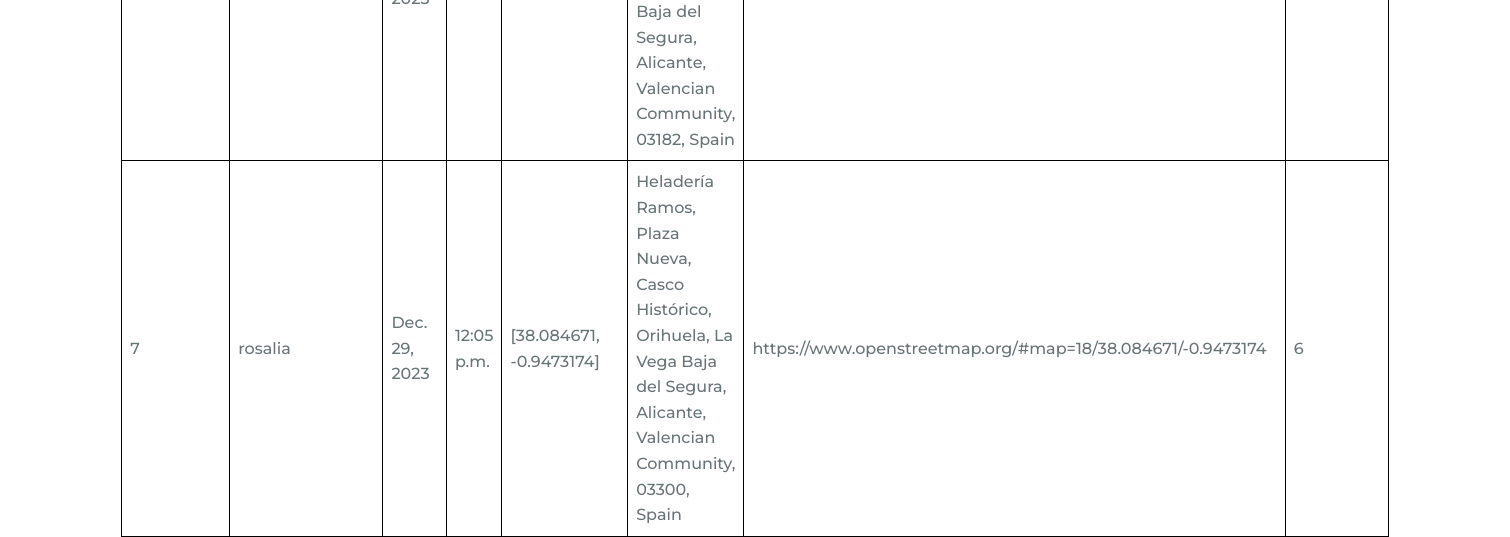
The app's page /vista_entrada/ (lower part), older data.
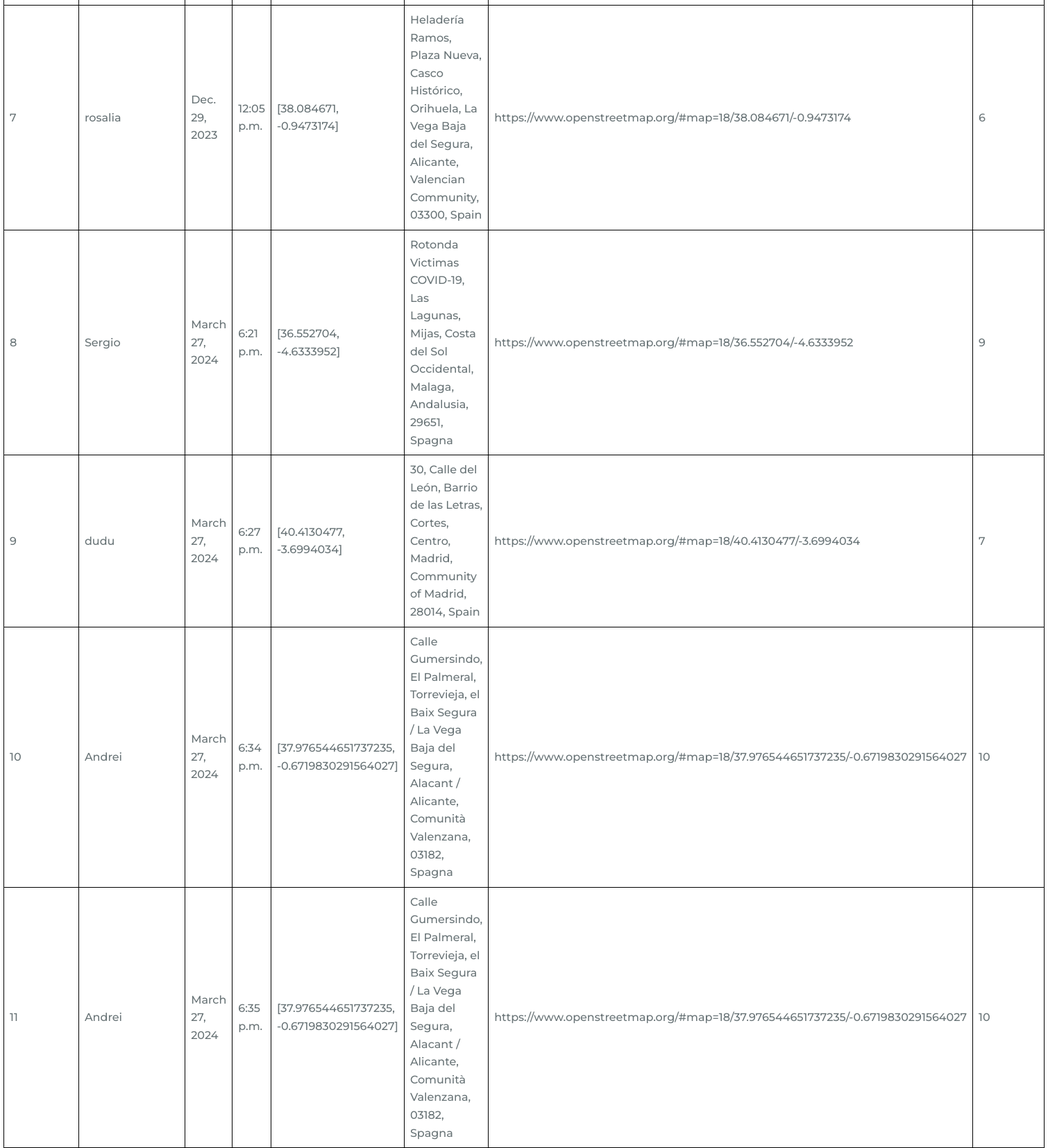
The same page, newer data.
### gestionEmpleados/models.py (models this page shows, shortened)
class Entrada(models.Model):
    id_entrada=models.AutoField(primary_key=True)
    usuario=models.ForeignKey(Usuario,on_delete=models.CASCADE,related_name='entradas')
    nombre_usuario=models.CharField(max_length=200)
    fecha=models.DateField()
    hora=models.TimeField(auto_now_add=True)
    coordenadas=models.CharField(max_length=500)
    direccion=models.CharField(max_length=1000)
    link_mapa=models.CharField(max_length=1000)
    """
    @property
    def nombre_usuario(self):
        return self.usuario.nombre
    """

### gestionEmpleados/views.py (the view)
# urls.py: path('vista_entrada/',views.vista_entrada,name='vista_entrada'),
def vista_entrada(request):
    entradas=Entrada.objects.all()
    return render(request, 'entradas.html', {'entradas': entradas})

### gestionEmpleados/templates/entradas.html (shortened to what this page needs)
{% load static %}
<!DOCTYPE html>
<html>
    <head>
        <link rel="stylesheet" href="{% static 'assets/css/styles.css' %}">
    </head>
    <body>
        <table>
            <tbody>
              {% for entrada in entradas %}
              <tr data-username="{{entrada.nombre_usuario}}" data-tipo="entrada">
                  <td>{{ entrada.id_entrada }}</td>
                  <td>{{ entrada.nombre_usuario }}</td>
                  <td>{{ entrada.fecha }}</td>
                  <td>{{ entrada.hora }}</td>
                  <td>{{entrada.coordenadas}}</td>
                  <td>{{entrada.direccion}}</td>
                  <td>{{entrada.link_mapa}}</td>
                  <td>{{entrada.usuario_id}}</td>
                </tr>
              {% endfor %}
            </tbody>
          </table>
    </body>
</html>

Row changes from the older to the newer data that the page shows:
added Entrada: id_entrada "8", nombre_usuario "Sergio", fecha "March 27, 2024", hora "6:21 p.m.", coordenadas "[36.552704, -4.6333952]", direccion "Rotonda Victimas COVID-19, Las Lagunas, Mijas, Costa del Sol Occidental, Malaga, Andalusia, 29651, Spagna", link_mapa "https://www.openstreetmap.org/#map=18/36.552704/-4.6333952", usuario_id "9"
added Entrada: id_entrada "9", nombre_usuario "dudu", fecha "March 27, 2024", hora "6:27 p.m.", coordenadas "[40.4130477, -3.6994034]", direccion "30, Calle del León, Barrio de las Letras, Cortes, Centro, Madrid, Community of Madrid, 28014, Spain", link_mapa "https://www.openstreetmap.org/#map=18/40.4130477/-3.6994034", usuario_id "7"
added Entrada: id_entrada "10", nombre_usuario "Andrei", fecha "March 27, 2024", hora "6:34 p.m.", coordenadas "[37.976544651737235, -0.6719830291564027]", direccion "Calle Gumersindo, El Palmeral, Torrevieja, el Baix Segura / La Vega Baja del Segura, Alacant / Alicante, Comunità Valenzana, 03182, Spagna", link_mapa "https://www.openstreetmap.org/#map=18/37.976544651737235/-0.6719830291564027", usuario_id "10"
added Entrada: id_entrada "11", nombre_usuario "Andrei", fecha "March 27, 2024", hora "6:35 p.m.", coordenadas "[37.976544651737235, -0.6719830291564027]", direccion "Calle Gumersindo, El Palmeral, Torrevieja, el Baix Segura / La Vega Baja del Segura, Alacant / Alicante, Comunità Valenzana, 03182, Spagna", link_mapa "https://www.openstreetmap.org/#map=18/37.976544651737235/-0.6719830291564027", usuario_id "10"
